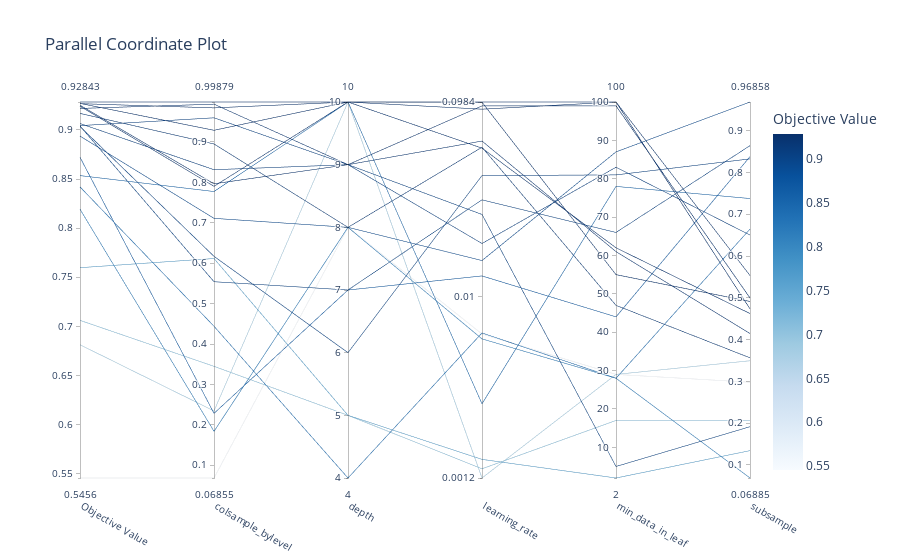

The notebook cell saved with this chart:
### Code cell
plot_parallel_coordinate(study).show()

### Figure 1 — Plotly figure (JSON) as saved in the notebook; plotly's stock layout.template omitted (floating-point values rounded to 4 significant figures)
{"data": [{"dimensions": [{"label": "Objective Value", "range": [0.5456, 0.9284], "values": [0.9035, 0.7597, 0.8193, 0.842, 0.5456, 0.6813, 0.904, 0.9044, 0.7061, 0.8722, 0.927, 0.9284, 0.9268, 0.9252, 0.9242, 0.9065, 0.9168, 0.8535, 0.9219, 0.8937]}, {"label": "colsample_bylevel", "range": [0.06855, 0.9988], "values": [0.6169, 0.6116, 0.184, 0.4439, 0.06855, 0.2345, 0.5541, 0.9597, 0.3448, 0.2285, 0.9288, 0.9988, 0.9842, 0.7965, 0.7902, 0.8313, 0.895, 0.7773, 0.9935, 0.711]}, {"label": "depth", "range": [4, 10], "values": [6, 5, 8, 4, 8, 10, 7, 9, 5, 7, 10, 10, 10, 9, 10, 9, 8, 10, 9, 8]}, {"label": "learning_rate", "range": [-2.922, -1.007], "ticktext": ["0.0012", "0.01", "0.0984"], "tickvals": [-2.922, -2, -1.007], "values": [-1.382, -2.827, -2.214, -2.183, -2.189, -2.922, -1.506, -1.58, -2.875, -1.893, -1.008, -1.007, -1.044, -1.027, -1.242, -1.728, -1.238, -2.544, -1.206, -1.815]}, {"label": "min_data_in_leaf", "range": [2, 100], "values": [81, 2, 28, 28, 29, 29, 66, 5, 17, 44, 55, 100, 100, 99, 62, 83, 47, 78, 61, 87]}, {"label": "subsample", "range": [0.06885, 0.9686], "values": [0.8325, 0.1343, 0.06885, 0.6645, 0.298, 0.3494, 0.8641, 0.1916, 0.2067, 0.8378, 0.4914, 0.4734, 0.5535, 0.4996, 0.4623, 0.6502, 0.3564, 0.7376, 0.4146, 0.9686]}], "labelangle": 30, "labelside": "bottom", "line": {"color": [0.9035, 0.7597, 0.8193, 0.842, 0.5456, 0.6813, 0.904, 0.9044, 0.7061, 0.8722, 0.927, 0.9284, 0.9268, 0.9252, 0.9242, 0.9065, 0.9168, 0.8535, 0.9219, 0.8937], "colorbar": {"title": {"text": "Objective Value"}}, "colorscale": [[0, "rgb(247,251,255)"], [0.125, "rgb(222,235,247)"], [0.25, "rgb(198,219,239)"], [0.375, "rgb(158,202,225)"], [0.5, "rgb(107,174,214)"], [0.625, "rgb(66,146,198)"], [0.75, "rgb(33,113,181)"], [0.875, "rgb(8,81,156)"], [1, "rgb(8,48,107)"]], "reversescale": false, "showscale": true}, "type": "parcoords"}], "layout": {"title": {"text": "Parallel Coordinate Plot"}}}
